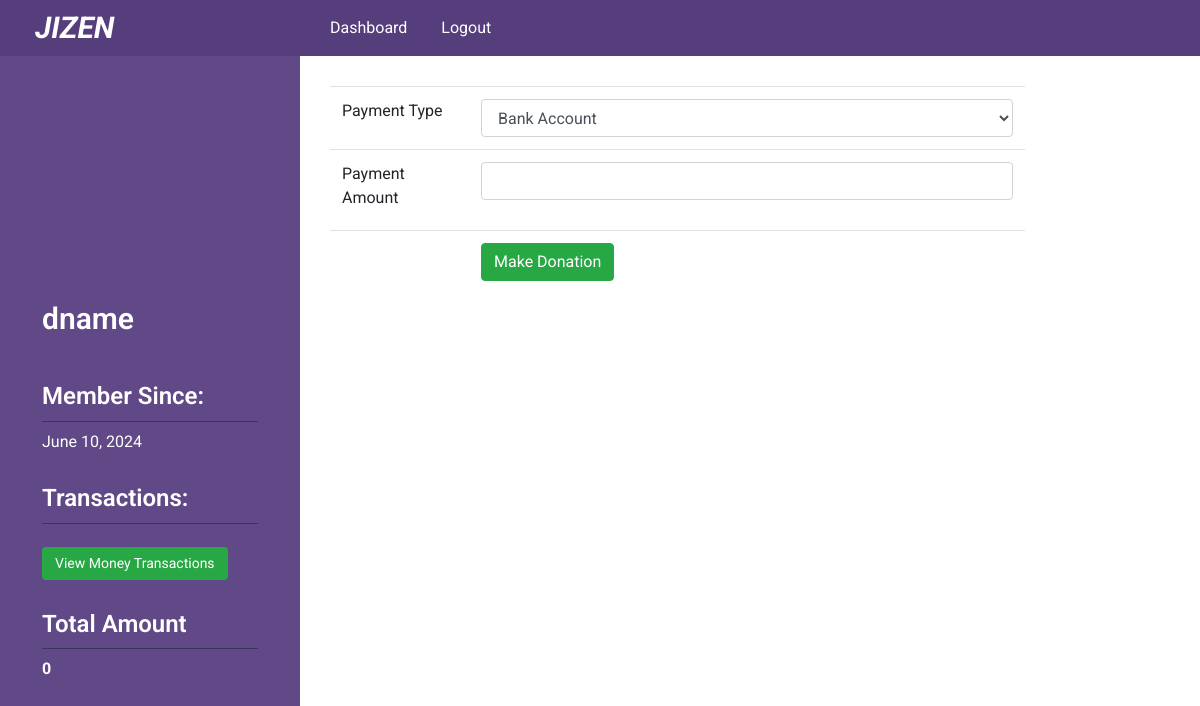
Page /dashboard/doner/make-payment/24 (signed in) on the committed database.
### poorapp/models.py (models this page shows, shortened)
class Doner(models.Model):
    doner_name      = models.CharField(max_length = 120)
    gender_list = (
        ('F','Female'),
        ('M','Male'),
        ('O','Other')
    )
    doner_gender    = models.CharField(max_length=1,choices=gender_list, null=True)
    doner_age       = models.IntegerField(null=True,blank=True)
    doner_phone     = models.CharField(max_length=15)
    doner_email     = models.EmailField(max_length=50,blank=True)
    doner_pass      = models.CharField(max_length = 300)
    doner_image     = models.ImageField(upload_to='uploads/',blank = True)
    joining_date    = models.DateField(auto_now=False, auto_now_add=True)
    district_name   = models.ForeignKey(DistrictList, on_delete= models.CASCADE)
    city_name       = models.ForeignKey(CityList, on_delete= models.CASCADE)
    status          = models.BooleanField(default=False)
    complete        = models.BooleanField(default=False)
    request         = models.BooleanField(default=False)

### poorapp/views.py (the view, shortened to what this page needs)
# urls.py: path('doner/make-payment/<int:poor_id>', views.make_payment, name='make_payment'),
def make_payment(request,poor_id):
    payment_type = models.PaymentType.objects.filter(status=True)
    context = {
        'payment_type':payment_type
    }
    return render(request,'dashboard/make_payment.html',context)

### poorapp/models.py (called while the page is built)
    def __str__(self):
        return self.payment_type

### poorapp/templatetags/data_load.py (called while the page is built)
@register.filter(name='doner_info')
def intactive_counts(request,id):
    doner_info = Doner.objects.filter(id=id)
    return doner_info

@register.filter(name='total_payment')
def total_payment(request,id):
    my_paymenbt = PaymentProcess.objects.filter(payment_by_id=id)
    total = 0
    for payment in my_paymenbt:
        total = total + payment.payment_amount
    return total

### templates/dashboard/make_payment.html (shortened to what this page needs)
{% extends 'dashboard-base.html' %}
{% load data_load %}
{% block dashboard %}
    <div class="poor_people_area">
        <div class="row">
            <div class="make_payment col-sm-10">
                <form action="" method="POST">{% csrf_token %}
                    <table class="table">
                        <tr>
                            <td class="width-20"><label for="payment_type">Payment Type</label></td>
                            <td>
                                <select name="payment_type" class="form-control" id="payment_type">
                                    {% for item in payment_type %}
                                        <option value="{{item.id}}">{{item}}</option>
                                    {% endfor %}
                                </select>
                            </td>
                        </tr>
                        <tr>
                            <td><label for="payment_amount">Payment Amount</label></td>
                            <td><input type="text" class="form-control" name="payment_amount" id="payment_amount"></td>
                        </tr>
                        <tr>
                            <td></td>
                            <td><input type="submit" class="btn btn-success" value="Make Donation"></td>
                        </tr>
                    </table>
                </form>
            </div>
        </div>
    </div>
{% endblock dashboard %}

### templates/dashboard-base.html (shortened to what this page needs)
<!DOCTYPE html>
<html lang="en">
<head>
    <link rel="stylesheet" href="https://cdnjs.cloudflare.com/ajax/libs/font-awesome/4.7.0/css/font-awesome.min.css">
    {% load static %}
    {% load data_load %}
    <link rel="stylesheet" href="{% static 'css/bootstrap.min.css' %}">
    <link rel="stylesheet" href="{% static 'style.css' %}">
</head>
<body>
<header class="header_area sticky-top">
    <div class="container-fluid">
        <div class="row">
            <div class="col-sm-3">
                <div class="logo">
                    <a target="_blank" href="{% url 'commonapp:home' %}"><h2>JIZEN</h2></a>
                </div>
            </div>
            <div class="col-md-8">
                {% if request.session.admin  %}
                <div class="top_title doner_menu_area">
                        <div class="left_menu menu">
                            <ul>
                                <li><a href="">Dashboard</a></li>
                                </li>
                                <li><a href="{% url 'poorapp:admin_logout' %}">Logout</a></li>
                            </ul>
                        </div>
                        <!-- <div class="right_menu menu">
                            <ul>
                                <li><a href="">Settings <i class="fa fa-sort-down"></i></a>
                                    <ul>
                                        <li><a href="">Update Profile</a></li>
                                        <li><a href="">Change Password</a></li>
                                        <li><a href="">View login History</a></li>
                                        <li><a href="">Help</a></li>
                                    </ul>
                                </li>
                            </ul>
                        </div> -->
                    </div>
                {% elif request.session.userid %}
                    <div class="top_title doner_menu_area">
                        <div class="left_menu menu">
                            <ul>
                                <li><a href="{% url 'poorapp:doner_dashboard' %}">Dashboard</a></li>
                                <li><a href="{% url 'poorapp:doner_logout' %}">Logout</a></li>
                            </ul>
                        </div>
                    </div>
                {% endif %}
            </div>
        </div>
    </div>
</header>
<section class="dashboard_content_area">
    <div class="container-fluid">
        <div class="row">
            <div class="col-sm-3 fixed-left dashboard_sidebar">
                <div class="sidebar">
                {% if request.session.admin %}
                    <div class="accordion single_sidebar" id="accordionExample">
                        <h3 class="collapsed" data-toggle="collapse" data-target="#one" aria-expanded="true" aria-controls="one"><i class="fa fa-list-ul"></i> Receiver Dashboard</h3>
                        <div id="one" class="dashboard_menu collapse show" data-parent="">
                            <ul>
                                <li><a href="{% url 'poorapp:poor_list' %}"><i class="fa fa-hand-o-right"></i> Receiver list</a></li>
                            </ul>
                        </div>
                        <h3 class="collapsed" data-toggle="collapse" data-target="#helper" aria-expanded="true" aria-controls="helper"><i class="fa fa-list-ul"></i> Who are Helping Now</h3>
                        <div id="helper" class="dashboard_menu collapse show" data-parent="">
                            <ul>
                                <li><a href="{% url 'poorapp:doner_list' %}"><i class="fa fa-hand-o-right"></i> Donor List</a></li>
                            </ul>
                        </div>
                    </div>
                    {% elif request.session.userid %}
                        <div class="doner_profile_area">
                            {% for doner in doner_info|doner_info:request.session.userid %}
                                {% if doner.doner_image%}
                                    <div class="doner_image">
                                        <a href="{% url 'poorapp:doner_dashboard' %}"><img src="{{doner.doner_image.url}}" alt=""></a>
                                    </div>
                                {% endif %}
                                <div class="general_info">
                                    <h2>{{doner.doner_name}}</h2>
                                    <h3>Member Since:</h3>
                                    <p>{{doner.joining_date}}</p>
                                    <h3>Transactions: </h2>
                                    <a href="{% url 'poorapp:view_transactions' request.session.userid %}" class="btn btn-success btn-sm">View Money Transactions</a>
                                    <h3>Total Amount</h3>
                                    <p><strong>{{ total_payments|total_payment:request.session.userid }}</strong></p>
                                </div>
                            {% endfor %}
                        </div>
                    {% endif %}
                </div>
            </div>
            <div class="col-sm-9">
                <div class="dashboard_content">
                    {% block dashboard %}
                    {% endblock dashboard %}
                </div>
            </div>
        </div>
    </div>
</section>
</body>
</html>

### static/style.css (style rules this page uses)
body { font-family: 'Roboto', sans-serif; }
.header_area { background-color: #563d7c; }
*,h1,h2,h3,h4,h5,h6,ul,li,a,p { margin: 0; padding: 0; }
.logo h2 { font-size: 30px; color: #fff; margin-bottom: 0; padding: 5px 20px; margin: 5px 0; display: inline-block; border-radius: 5px; font-style: italic; font-weight: 700; }
.col-sm-3.dashboard_sidebar { background-color: #614887; padding-bottom: 60px; min-height: 700px; }
ul { list-style: none; }
.dashboard_content { padding: 30px 15px 80px; z-index: 1; position: relative; }
.width-20 { width: 20%; }
.menu ul li { display: inline; }
.menu ul li a { color: #fff; font-weight: 400; display: inline-block; font-size: 16px; padding: 16px 15px; text-transform: capitalize; text-decoration: none; transition: all 0.5s; }
.doner_image { text-align: center; }
.doner_image a { display: block; width: 200px; height: 200px; display: block; overflow: hidden; border-radius: 400px; }
.general_info p { color: #fff; margin-bottom: 20px; }
.doner_profile_area { padding: 30px 10%; }
.general_info h2 { font-size: 30px; color: #fff; font-weight: 600; padding: 15px 0; }
.general_info a.btn { padding: 5px 12px; margin-top: 15px; }
.general_info h3 { font-size: 24px; font-weight: 600; color: #fff; padding-bottom: 10px; margin-bottom: 8px; border-bottom: 1px solid #3A3560; margin-top: 30px; }
.left_menu.menu { float: left; width: 87%; }
.menu ul li { position: relative; }

### rows in the picture
Doner: doner_name "dname", joining_date "June 10, 2024", request "0"

### other values in the picture
form field payment_type "Bank Account"
